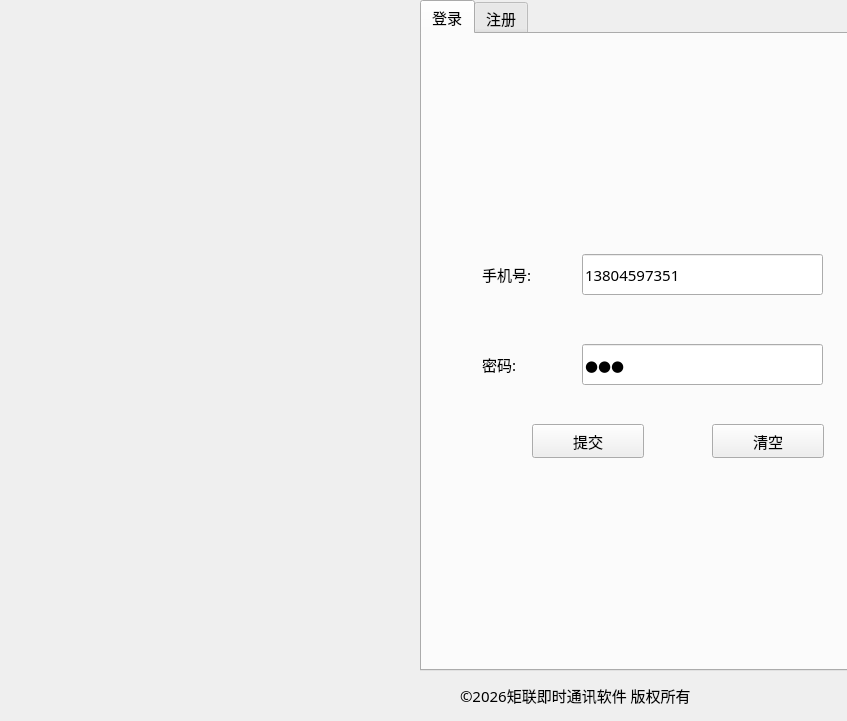
<?xml version="1.0" encoding="UTF-8"?>
<ui version="4.0">
 <class>LoginDialog</class>
 <widget class="QDialog" name="LoginDialog">
  <property name="geometry">
   <rect>
    <x>0</x>
    <y>0</y>
    <width>847</width>
    <height>721</height>
   </rect>
  </property>
  <property name="font">
   <font>
    <family>微软雅黑</family>
    <pointsize>11</pointsize>
   </font>
  </property>
  <property name="windowTitle">
   <string>LoginDialog</string>
  </property>
  <widget class="QLabel" name="label">
   <property name="geometry">
    <rect>
     <x>0</x>
     <y>0</y>
     <width>421</width>
     <height>721</height>
    </rect>
   </property>
   <property name="text">
    <string/>
   </property>
   <property name="pixmap">
    <pixmap resource="res.qrc">:/images/register(1).png</pixmap>
   </property>
   <property name="scaledContents">
    <bool>true</bool>
   </property>
  </widget>
  <widget class="QTabWidget" name="tb_page">
   <property name="geometry">
    <rect>
     <x>420</x>
     <y>0</y>
     <width>431</width>
     <height>671</height>
    </rect>
   </property>
   <property name="currentIndex">
    <number>0</number>
   </property>
   <widget class="QWidget" name="page_login">
    <attribute name="title">
     <string>登录</string>
    </attribute>
    <widget class="QLabel" name="lb_tel">
     <property name="geometry">
      <rect>
       <x>60</x>
       <y>210</y>
       <width>121</width>
       <height>61</height>
      </rect>
     </property>
     <property name="text">
      <string>手机号:</string>
     </property>
    </widget>
    <widget class="QLabel" name="lb_password">
     <property name="geometry">
      <rect>
       <x>60</x>
       <y>300</y>
       <width>121</width>
       <height>61</height>
      </rect>
     </property>
     <property name="text">
      <string>密码:</string>
     </property>
    </widget>
    <widget class="QLineEdit" name="le_tel">
     <property name="geometry">
      <rect>
       <x>160</x>
       <y>220</y>
       <width>241</width>
       <height>41</height>
      </rect>
     </property>
     <property name="text">
      <string>13804597351</string>
     </property>
    </widget>
    <widget class="QLineEdit" name="le_password">
     <property name="geometry">
      <rect>
       <x>160</x>
       <y>310</y>
       <width>241</width>
       <height>41</height>
      </rect>
     </property>
     <property name="text">
      <string>123</string>
     </property>
     <property name="echoMode">
      <enum>QLineEdit::Password</enum>
     </property>
    </widget>
    <widget class="QPushButton" name="pb_clear">
     <property name="geometry">
      <rect>
       <x>290</x>
       <y>390</y>
       <width>112</width>
       <height>34</height>
      </rect>
     </property>
     <property name="text">
      <string>清空</string>
     </property>
     <property name="autoDefault">
      <bool>false</bool>
     </property>
    </widget>
    <widget class="QPushButton" name="pb_commit">
     <property name="geometry">
      <rect>
       <x>110</x>
       <y>390</y>
       <width>112</width>
       <height>34</height>
      </rect>
     </property>
     <property name="text">
      <string>提交</string>
     </property>
     <property name="autoDefault">
      <bool>false</bool>
     </property>
     <property name="default">
      <bool>false</bool>
     </property>
    </widget>
   </widget>
   <widget class="QWidget" name="page_register">
    <attribute name="title">
     <string>注册</string>
    </attribute>
    <widget class="QLabel" name="lb_tel_register">
     <property name="geometry">
      <rect>
       <x>30</x>
       <y>170</y>
       <width>111</width>
       <height>51</height>
      </rect>
     </property>
     <property name="text">
      <string>手机号:</string>
     </property>
    </widget>
    <widget class="QLabel" name="lb_password_register">
     <property name="geometry">
      <rect>
       <x>30</x>
       <y>260</y>
       <width>111</width>
       <height>51</height>
      </rect>
     </property>
     <property name="text">
      <string>密码:</string>
     </property>
    </widget>
    <widget class="QLabel" name="lb_name_register">
     <property name="geometry">
      <rect>
       <x>30</x>
       <y>350</y>
       <width>111</width>
       <height>51</height>
      </rect>
     </property>
     <property name="text">
      <string>昵称:</string>
     </property>
    </widget>
    <widget class="QLineEdit" name="le_tel_register">
     <property name="geometry">
      <rect>
       <x>130</x>
       <y>170</y>
       <width>221</width>
       <height>41</height>
      </rect>
     </property>
    </widget>
    <widget class="QLineEdit" name="le_password_register">
     <property name="geometry">
      <rect>
       <x>130</x>
       <y>260</y>
       <width>221</width>
       <height>41</height>
      </rect>
     </property>
     <property name="echoMode">
      <enum>QLineEdit::Password</enum>
     </property>
    </widget>
    <widget class="QLineEdit" name="le_name_register">
     <property name="geometry">
      <rect>
       <x>130</x>
       <y>350</y>
       <width>221</width>
       <height>41</height>
      </rect>
     </property>
    </widget>
    <widget class="QPushButton" name="pb_clear_register">
     <property name="geometry">
      <rect>
       <x>260</x>
       <y>440</y>
       <width>112</width>
       <height>34</height>
      </rect>
     </property>
     <property name="text">
      <string>清空</string>
     </property>
     <property name="autoDefault">
      <bool>false</bool>
     </property>
    </widget>
    <widget class="QPushButton" name="pb_commit_register">
     <property name="geometry">
      <rect>
       <x>70</x>
       <y>440</y>
       <width>112</width>
       <height>34</height>
      </rect>
     </property>
     <property name="text">
      <string>提交</string>
     </property>
     <property name="autoDefault">
      <bool>false</bool>
     </property>
     <property name="default">
      <bool>false</bool>
     </property>
    </widget>
   </widget>
  </widget>
  <widget class="QLabel" name="lb_tel_register_2">
   <property name="geometry">
    <rect>
     <x>460</x>
     <y>670</y>
     <width>351</width>
     <height>51</height>
    </rect>
   </property>
   <property name="text">
    <string>©2026矩联即时通讯软件 版权所有</string>
   </property>
  </widget>
 </widget>
 <resources>
  <include location="res.qrc"/>
 </resources>
 <connections/>
</ui>
